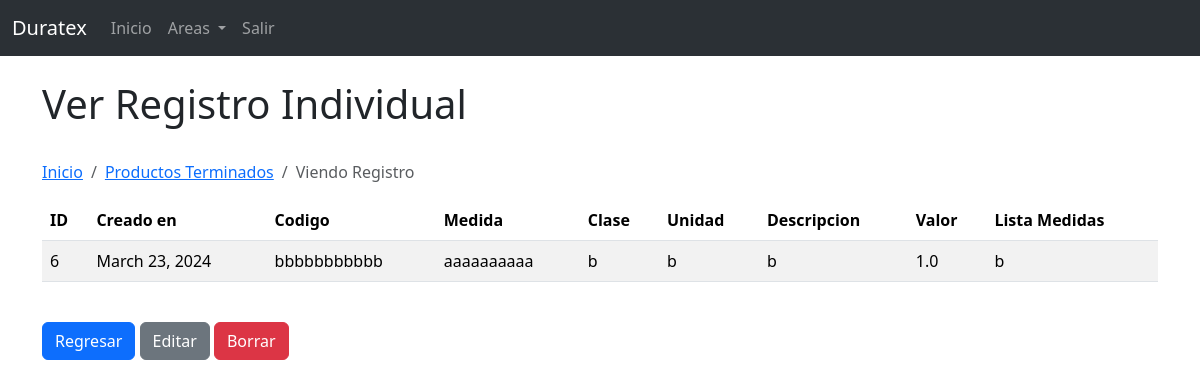
The app's page /productos_terminados/registros/6 (signed in) with its own data.
### sfcs/models.py (models this page shows, shortened)
class Almacen(models.Model):
    creado_en = models.DateField(auto_now_add=True)
    codigo = models.CharField(max_length=100)
    medida = models.CharField(max_length=100)
    clase = models.CharField(max_length=100)
    unidad = models.CharField(max_length=100)
    descripcion = models.CharField(max_length=150)
    valor = models.FloatField(max_length=15)
    lista_medidas = models.CharField(max_length=100)
    objects = DataFrameManager()

### sfcs/views.py (the view)
# urls.py: path('productos_terminados/registros/<int:pk>', views.productos_terminados_ver_registro, name='productos_terminados_registro'),
def productos_terminados_ver_registro(request, pk):
    if request.user.is_authenticated:
        registro = Almacen.objects.get(id=pk)
    else:
        messages.error(request, "Debes de iniciar sesion!")
        print ("no ha iniciado sesion para ver esa pagina")
        return redirect('home')
    return render(request, 'productos_terminados/ver_registro.html', {'registro': registro})

### sfcs/templates/productos_terminados/ver_registro.html (shortened to what this page needs)
{% extends 'base.html' %}
{% block content %}
{% if user.is_authenticated %}
<h1>Ver Registro Individual</h1>
<br/>
<nav aria-label="breadcrumb">
  <ol class="breadcrumb">
    <li class="breadcrumb-item"><a href="{% url 'home' %}"">Inicio</a></li>
    <li class="breadcrumb-item"><a href="{% url 'productos_terminados' %}"">Productos Terminados</a></li>
    <li class="breadcrumb-item active" aria-current="page">Viendo Registro</li>
  </ol>
</nav>
{% if registro %}
<table class="table table-striped table-hover">
  <thead>
    <tr>
      <th scope="col">ID</th>
      <th scope="col">Creado en</th>
      <th scope="col">Codigo</th>
      <th scope="col">Medida</th>
      <th scope="col">Clase</th>
      <th scope="col">Unidad</th>
      <th scope="col">Descripcion</th>
      <th scope="col">Valor</th>
      <th scope="col">Lista Medidas</th>
    </tr>
  </thead>
  <tbody>
    <tr>
      <td>{{ registro.id }}</td>
      <td>{{ registro.creado_en }}</td>
      <td>{{ registro.codigo }}</td>
      <td>{{ registro.medida }}</td>
      <td>{{ registro.clase }}</td>
      <td>{{ registro.unidad }}</td>
      <td>{{ registro.descripcion }}</td>
      <td>{{ registro.valor }}</td>
      <td>{{ registro.lista_medidas }}</td>
    </tr>
  </tbody>
</table>
<br/>
<a href="{% url 'productos_terminados' %}" class="btn btn-primary">Regresar</a>
<a href="{% url 'productos_terminados_editar_registro' registro.id %}" class="btn btn-secondary">Editar</a>
<a href="#" onclick="if(confirm('Realmente quiere borrar el registro?')){window.location.href='{% url 'productos_terminados_borrar_registro' registro.id %}'}else{return false;}" class="btn btn-danger">Borrar</a>
{% endif %}
{% endif %}
{% endblock %}

### records on screen
Almacen: id "6", creado_en "March 23, 2024", codigo "bbbbbbbbbbb", medida "aaaaaaaaaa", clase "b", unidad "b", descripcion "b", valor "1.0", lista_medidas "b"
